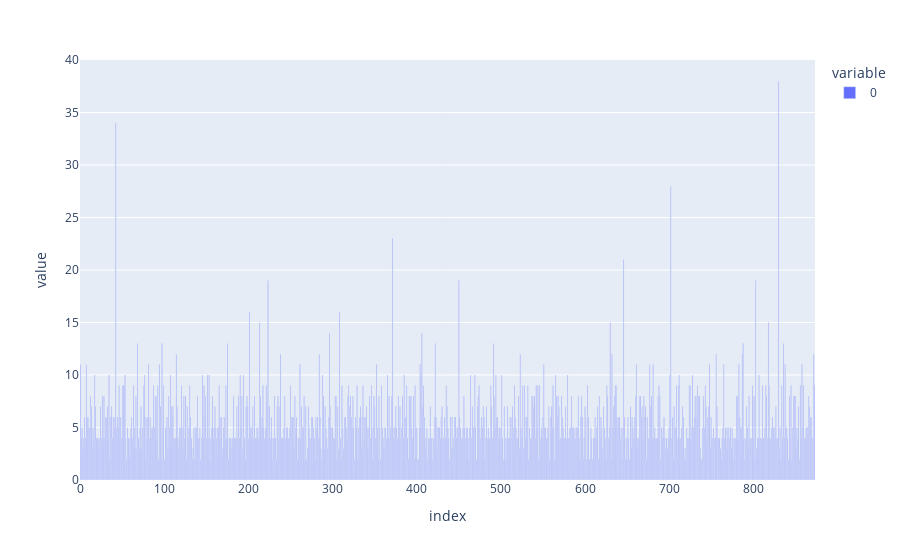

Notebook code cell kept with this figure:
### Code cell
def count_cls(imgdir):
    cnt = []
    for i,folder_name in enumerate(os.listdir(imgdir)):
        l=len(os.listdir(f'{imgdir}/{folder_name}'))
        cnt.append(l)

    return cnt

imgdir="pokemon_dataset/pokemon/train"
cnt=count_cls(imgdir)

fig = px.bar(cnt)
fig.show()

### Figure 1 — Plotly figure (JSON) as saved in the notebook; plotly's stock layout.template omitted (floating-point values rounded to 4 significant figures; data arrays with more than 128 entries replaced by an {"elided": "..."} marker saying what was removed)
{"data": [{"alignmentgroup": "True", "hovertemplate": "variable=0<br>index=%{x}<br>value=%{y}<extra></extra>", "legendgroup": "0", "marker": {"color": "#636efa", "pattern": {"shape": ""}}, "name": "0", "offsetgroup": "0", "orientation": "v", "showlegend": true, "textposition": "auto", "type": "bar", "x": {"elided": "874 int values"}, "xaxis": "x", "y": {"elided": "874 int values"}, "yaxis": "y"}], "layout": {"barmode": "relative", "legend": {"title": {"text": "variable"}, "tracegroupgap": 0}, "margin": {"t": 60}, "xaxis": {"anchor": "y", "domain": [0, 1], "title": {"text": "index"}}, "yaxis": {"anchor": "x", "domain": [0, 1], "title": {"text": "value"}}}}
